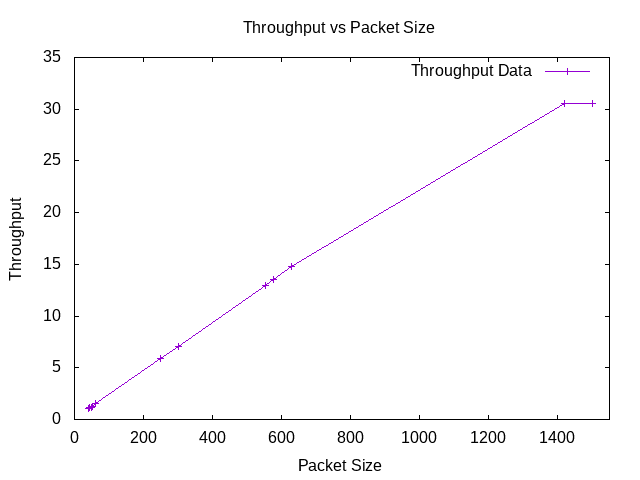

This chart was generated by the following gnuplot code:
set terminal png
set output "wiredTCPthroughput.png"
set title "Throughput vs Packet Size"
set xlabel "Packet Size"
set ylabel "Throughput"

set xrange [0:1550]
plot "-"  title "Throughput Data" with linespoints
40 1.02849
44 1.12054
48 1.202
52 1.3047
60 1.49945
250 5.92056
300 7.08738
552 12.9621
576 13.5358
628 14.7539
1420 30.575
1500 30.5465
e
